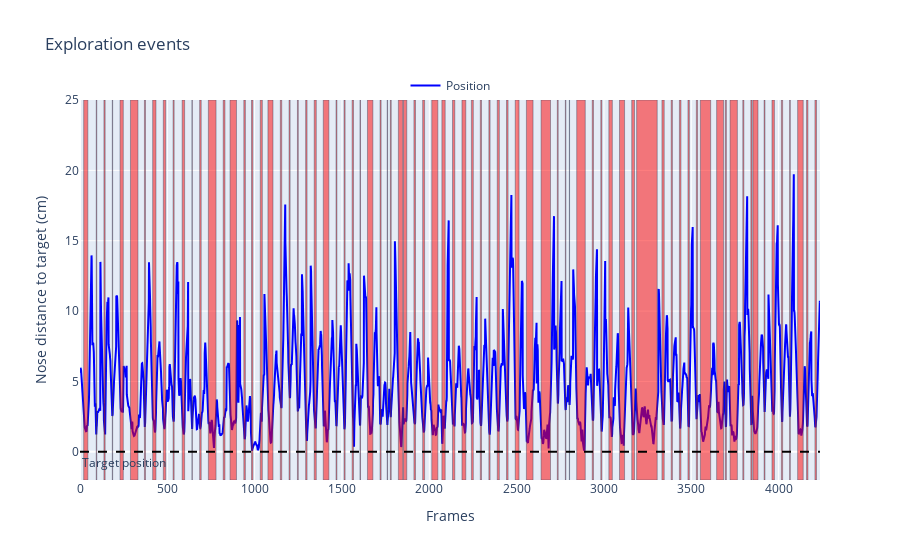

Write notebook code for a chart like this one.
### Markdown cell above
---
We can see on the testing data that the exploratory events happen when the nose gets close to the object

### Code cell
rst.plot_example_data(model_dict['X_ts'], model_dict['y_ts'])

### Figure 1 — Plotly figure (JSON) as saved in the notebook; plotly's stock layout.template omitted (floating-point values rounded to 4 significant figures; data arrays with more than 128 entries replaced by an {"elided": "..."} marker saying what was removed)
{"data": [{"line": {"color": "blue"}, "mode": "lines", "name": "Position", "type": "scatter", "x": {"elided": "4238 int values"}, "y": {"elided": "4238 float values"}}], "layout": {"annotations": [{"showarrow": false, "text": "Target position", "x": 0, "xanchor": "left", "xref": "x domain", "y": 0, "yanchor": "top", "yref": "y"}], "legend": {"bgcolor": "rgba(255,255,255,0.5)", "orientation": "h", "x": 0.5, "xanchor": "center", "y": 1, "yanchor": "bottom"}, "shapes": [{"fillcolor": "rgba(255,0,0,0.5)", "line": {"width": 0.4}, "type": "rect", "x0": 21, "x1": 45, "y0": -2, "y1": 25}, {"fillcolor": "rgba(255,0,0,0.5)", "line": {"width": 0.4}, "type": "rect", "x0": 93, "x1": 96, "y0": -2, "y1": 25}, {"fillcolor": "rgba(255,0,0,0.5)", "line": {"width": 0.4}, "type": "rect", "x0": 137, "x1": 144, "y0": -2, "y1": 25}, {"fillcolor": "rgba(255,0,0,0.5)", "line": {"width": 0.4}, "type": "rect", "x0": 185, "x1": 187, "y0": -2, "y1": 25}, {"fillcolor": "rgba(255,0,0,0.5)", "line": {"width": 0.4}, "type": "rect", "x0": 229, "x1": 248, "y0": -2, "y1": 25}, {"fillcolor": "rgba(255,0,0,0.5)", "line": {"width": 0.4}, "type": "rect", "x0": 289, "x1": 332, "y0": -2, "y1": 25}, {"fillcolor": "rgba(255,0,0,0.5)", "line": {"width": 0.4}, "type": "rect", "x0": 369, "x1": 375, "y0": -2, "y1": 25}, {"fillcolor": "rgba(255,0,0,0.5)", "line": {"width": 0.4}, "type": "rect", "x0": 416, "x1": 435, "y0": -2, "y1": 25}, {"fillcolor": "rgba(255,0,0,0.5)", "line": {"width": 0.4}, "type": "rect", "x0": 477, "x1": 491, "y0": -2, "y1": 25}, {"fillcolor": "rgba(255,0,0,0.5)", "line": {"width": 0.4}, "type": "rect", "x0": 533, "x1": 539, "y0": -2, "y1": 25}, {"fillcolor": "rgba(255,0,0,0.5)", "line": {"width": 0.4}, "type": "rect", "x0": 585, "x1": 599, "y0": -2, "y1": 25}, {"fillcolor": "rgba(255,0,0,0.5)", "line": {"width": 0.4}, "type": "rect", "x0": 641, "x1": 643, "y0": -2, "y1": 25}, {"fillcolor": "rgba(255,0,0,0.5)", "line": {"width": 0.4}, "type": "rect", "x0": 685, "x1": 694, "y0": -2, "y1": 25}, {"fillcolor": "rgba(255,0,0,0.5)", "line": {"width": 0.4}, "type": "rect", "x0": 735, "x1": 779, "y0": -2, "y1": 25}, {"fillcolor": "rgba(255,0,0,0.5)", "line": {"width": 0.4}, "type": "rect", "x0": 820, "x1": 830, "y0": -2, "y1": 25}, {"fillcolor": "rgba(255,0,0,0.5)", "line": {"width": 0.4}, "type": "rect", "x0": 859, "x1": 896, "y0": -2, "y1": 25}, {"fillcolor": "rgba(255,0,0,0.5)", "line": {"width": 0.4}, "type": "rect", "x0": 938, "x1": 947, "y0": -2, "y1": 25}, {"fillcolor": "rgba(255,0,0,0.5)", "line": {"width": 0.4}, "type": "rect", "x0": 982, "x1": 990, "y0": -2, "y1": 25}, {"fillcolor": "rgba(255,0,0,0.5)", "line": {"width": 0.4}, "type": "rect", "x0": 1032, "x1": 1044, "y0": -2, "y1": 25}, {"fillcolor": "rgba(255,0,0,0.5)", "line": {"width": 0.4}, "type": "rect", "x0": 1076, "x1": 1105, "y0": -2, "y1": 25}, {"fillcolor": "rgba(255,0,0,0.5)", "line": {"width": 0.4}, "type": "rect", "x0": 1147, "x1": 1155, "y0": -2, "y1": 25}, {"fillcolor": "rgba(255,0,0,0.5)", "line": {"width": 0.4}, "type": "rect", "x0": 1197, "x1": 1203, "y0": -2, "y1": 25}, {"fillcolor": "rgba(255,0,0,0.5)", "line": {"width": 0.4}, "type": "rect", "x0": 1245, "x1": 1250, "y0": -2, "y1": 25}, {"fillcolor": "rgba(255,0,0,0.5)", "line": {"width": 0.4}, "type": "rect", "x0": 1292, "x1": 1300, "y0": -2, "y1": 25}, {"fillcolor": "rgba(255,0,0,0.5)", "line": {"width": 0.4}, "type": "rect", "x0": 1341, "x1": 1353, "y0": -2, "y1": 25}, {"fillcolor": "rgba(255,0,0,0.5)", "line": {"width": 0.4}, "type": "rect", "x0": 1393, "x1": 1425, "y0": -2, "y1": 25}, {"fillcolor": "rgba(255,0,0,0.5)", "line": {"width": 0.4}, "type": "rect", "x0": 1466, "x1": 1471, "y0": -2, "y1": 25}, {"fillcolor": "rgba(255,0,0,0.5)", "line": {"width": 0.4}, "type": "rect", "x0": 1512, "x1": 1518, "y0": -2, "y1": 25}, {"fillcolor": "rgba(255,0,0,0.5)", "line": {"width": 0.4}, "type": "rect", "x0": 1558, "x1": 1566, "y0": -2, "y1": 25}, {"fillcolor": "rgba(255,0,0,0.5)", "line": {"width": 0.4}, "type": "rect", "x0": 1603, "x1": 1606, "y0": -2, "y1": 25}, {"fillcolor": "rgba(255,0,0,0.5)", "line": {"width": 0.4}, "type": "rect", "x0": 1646, "x1": 1677, "y0": -2, "y1": 25}, {"fillcolor": "rgba(255,0,0,0.5)", "line": {"width": 0.4}, "type": "rect", "x0": 1718, "x1": 1724, "y0": -2, "y1": 25}, {"fillcolor": "rgba(255,0,0,0.5)", "line": {"width": 0.4}, "type": "rect", "x0": 1759, "x1": 1761, "y0": -2, "y1": 25}, {"fillcolor": "rgba(255,0,0,0.5)", "line": {"width": 0.4}, "type": "rect", "x0": 1777, "x1": 1782, "y0": -2, "y1": 25}, {"fillcolor": "rgba(255,0,0,0.5)", "line": {"width": 0.4}, "type": "rect", "x0": 1823, "x1": 1848, "y0": -2, "y1": 25}, {"fillcolor": "rgba(255,0,0,0.5)", "line": {"width": 0.4}, "type": "rect", "x0": 1852, "x1": 1871, "y0": -2, "y1": 25}, {"fillcolor": "rgba(255,0,0,0.5)", "line": {"width": 0.4}, "type": "rect", "x0": 1912, "x1": 1921, "y0": -2, "y1": 25}, {"fillcolor": "rgba(255,0,0,0.5)", "line": {"width": 0.4}, "type": "rect", "x0": 1962, "x1": 1973, "y0": -2, "y1": 25}, {"fillcolor": "rgba(255,0,0,0.5)", "line": {"width": 0.4}, "type": "rect", "x0": 2014, "x1": 2049, "y0": -2, "y1": 25}, {"fillcolor": "rgba(255,0,0,0.5)", "line": {"width": 0.4}, "type": "rect", "x0": 2072, "x1": 2091, "y0": -2, "y1": 25}, {"fillcolor": "rgba(255,0,0,0.5)", "line": {"width": 0.4}, "type": "rect", "x0": 2133, "x1": 2146, "y0": -2, "y1": 25}, {"fillcolor": "rgba(255,0,0,0.5)", "line": {"width": 0.4}, "type": "rect", "x0": 2187, "x1": 2209, "y0": -2, "y1": 25}, {"fillcolor": "rgba(255,0,0,0.5)", "line": {"width": 0.4}, "type": "rect", "x0": 2241, "x1": 2252, "y0": -2, "y1": 25}, {"fillcolor": "rgba(255,0,0,0.5)", "line": {"width": 0.4}, "type": "rect", "x0": 2292, "x1": 2299, "y0": -2, "y1": 25}, {"fillcolor": "rgba(255,0,0,0.5)", "line": {"width": 0.4}, "type": "rect", "x0": 2341, "x1": 2348, "y0": -2, "y1": 25}, {"fillcolor": "rgba(255,0,0,0.5)", "line": {"width": 0.4}, "type": "rect", "x0": 2389, "x1": 2401, "y0": -2, "y1": 25}, {"fillcolor": "rgba(255,0,0,0.5)", "line": {"width": 0.4}, "type": "rect", "x0": 2442, "x1": 2451, "y0": -2, "y1": 25}, {"fillcolor": "rgba(255,0,0,0.5)", "line": {"width": 0.4}, "type": "rect", "x0": 2492, "x1": 2514, "y0": -2, "y1": 25}, {"fillcolor": "rgba(255,0,0,0.5)", "line": {"width": 0.4}, "type": "rect", "x0": 2556, "x1": 2594, "y0": -2, "y1": 25}, {"fillcolor": "rgba(255,0,0,0.5)", "line": {"width": 0.4}, "type": "rect", "x0": 2640, "x1": 2694, "y0": -2, "y1": 25}, {"fillcolor": "rgba(255,0,0,0.5)", "line": {"width": 0.4}, "type": "rect", "x0": 2733, "x1": 2738, "y0": -2, "y1": 25}, {"fillcolor": "rgba(255,0,0,0.5)", "line": {"width": 0.4}, "type": "rect", "x0": 2779, "x1": 2782, "y0": -2, "y1": 25}, {"fillcolor": "rgba(255,0,0,0.5)", "line": {"width": 0.4}, "type": "rect", "x0": 2802, "x1": 2803, "y0": -2, "y1": 25}, {"fillcolor": "rgba(255,0,0,0.5)", "line": {"width": 0.4}, "type": "rect", "x0": 2844, "x1": 2893, "y0": -2, "y1": 25}, {"fillcolor": "rgba(255,0,0,0.5)", "line": {"width": 0.4}, "type": "rect", "x0": 2933, "x1": 2940, "y0": -2, "y1": 25}, {"fillcolor": "rgba(255,0,0,0.5)", "line": {"width": 0.4}, "type": "rect", "x0": 2982, "x1": 2988, "y0": -2, "y1": 25}, {"fillcolor": "rgba(255,0,0,0.5)", "line": {"width": 0.4}, "type": "rect", "x0": 3028, "x1": 3048, "y0": -2, "y1": 25}, {"fillcolor": "rgba(255,0,0,0.5)", "line": {"width": 0.4}, "type": "rect", "x0": 3089, "x1": 3118, "y0": -2, "y1": 25}, {"fillcolor": "rgba(255,0,0,0.5)", "line": {"width": 0.4}, "type": "rect", "x0": 3159, "x1": 3175, "y0": -2, "y1": 25}, {"fillcolor": "rgba(255,0,0,0.5)", "line": {"width": 0.4}, "type": "rect", "x0": 3187, "x1": 3305, "y0": -2, "y1": 25}, {"fillcolor": "rgba(255,0,0,0.5)", "line": {"width": 0.4}, "type": "rect", "x0": 3332, "x1": 3345, "y0": -2, "y1": 25}, {"fillcolor": "rgba(255,0,0,0.5)", "line": {"width": 0.4}, "type": "rect", "x0": 3385, "x1": 3392, "y0": -2, "y1": 25}, {"fillcolor": "rgba(255,0,0,0.5)", "line": {"width": 0.4}, "type": "rect", "x0": 3432, "x1": 3441, "y0": -2, "y1": 25}, {"fillcolor": "rgba(255,0,0,0.5)", "line": {"width": 0.4}, "type": "rect", "x0": 3481, "x1": 3489, "y0": -2, "y1": 25}, {"fillcolor": "rgba(255,0,0,0.5)", "line": {"width": 0.4}, "type": "rect", "x0": 3529, "x1": 3536, "y0": -2, "y1": 25}, {"fillcolor": "rgba(255,0,0,0.5)", "line": {"width": 0.4}, "type": "rect", "x0": 3552, "x1": 3611, "y0": -2, "y1": 25}, {"fillcolor": "rgba(255,0,0,0.5)", "line": {"width": 0.4}, "type": "rect", "x0": 3645, "x1": 3685, "y0": -2, "y1": 25}, {"fillcolor": "rgba(255,0,0,0.5)", "line": {"width": 0.4}, "type": "rect", "x0": 3695, "x1": 3701, "y0": -2, "y1": 25}, {"fillcolor": "rgba(255,0,0,0.5)", "line": {"width": 0.4}, "type": "rect", "x0": 3722, "x1": 3764, "y0": -2, "y1": 25}, {"fillcolor": "rgba(255,0,0,0.5)", "line": {"width": 0.4}, "type": "rect", "x0": 3795, "x1": 3801, "y0": -2, "y1": 25}, {"fillcolor": "rgba(255,0,0,0.5)", "line": {"width": 0.4}, "type": "rect", "x0": 3841, "x1": 3848, "y0": -2, "y1": 25}, {"fillcolor": "rgba(255,0,0,0.5)", "line": {"width": 0.4}, "type": "rect", "x0": 3853, "x1": 3882, "y0": -2, "y1": 25}, {"fillcolor": "rgba(255,0,0,0.5)", "line": {"width": 0.4}, "type": "rect", "x0": 3917, "x1": 3922, "y0": -2, "y1": 25}, {"fillcolor": "rgba(255,0,0,0.5)", "line": {"width": 0.4}, "type": "rect", "x0": 3962, "x1": 3976, "y0": -2, "y1": 25}, {"fillcolor": "rgba(255,0,0,0.5)", "line": {"width": 0.4}, "type": "rect", "x0": 4016, "x1": 4023, "y0": -2, "y1": 25}, {"fillcolor": "rgba(255,0,0,0.5)", "line": {"width": 0.4}, "type": "rect", "x0": 4063, "x1": 4067, "y0": -2, "y1": 25}, {"fillcolor": "rgba(255,0,0,0.5)", "line": {"width": 0.4}, "type": "rect", "x0": 4109, "x1": 4141, "y0": -2, "y1": 25}, {"fillcolor": "rgba(255,0,0,0.5)", "line": {"width": 0.4}, "type": "rect", "x0": 4160, "x1": 4168, "y0": -2, "y1": 25}, {"fillcolor": "rgba(255,0,0,0.5)", "line": {"width": 0.4}, "type": "rect", "x0": 4208, "x1": 4217, "y0": -2, "y1": 25}, {"line": {"color": "black", "dash": "dash"}, "type": "line", "x0": 0, "x1": 1, "xref": "x domain", "y0": 0, "y1": 0, "yref": "y"}], "showlegend": true, "title": {"text": "Exploration events"}, "xaxis": {"title": {"text": "Frames"}}, "yaxis": {"range": [-2, 25], "title": {"text": "Nose distance to target (cm)"}}}}
